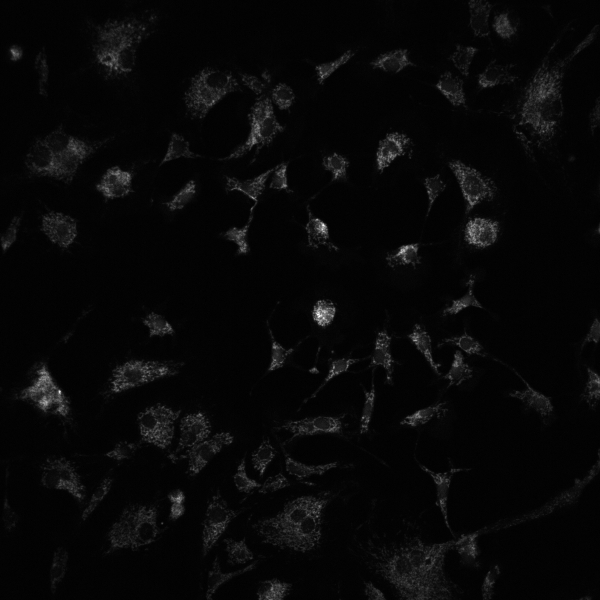
#> input picture fit single shot/learn from scipy cookbook/sample.tif, 600 x 600 px
$ python fitting_img_w_threshold.py
#> lines starting #> are read from the running program, lines starting #| are printed output that depends on the picture
import itertools
import numpy as np
import matplotlib.pyplot as plt
import matplotlib
from scipy import optimize
from PIL import Image

def gaussian(height, center_x, center_y, width_x, width_y):
    """Returns a gaussian function with the given parameters"""
    width_x = float(width_x)
    width_y = float(width_y)
    return lambda x,y: height*np.exp(
                -(((center_x-x)/width_x)**2+((center_y-y)/width_y)**2)/2)

def moments(x,y,data):
    """Returns (height, x, y, width_x, width_y)
    x,y are 2D matrix of x and y coords
    the gaussian parameters of a 2D distribution by calculating its
    moments """
    total = data.sum()
    X, Y = x,y
    x0 = (X*data).sum()/total
    y0 = (Y*data).sum()/total
    width_x = X.max()-X.min()
    width_y = Y.max()-Y.min()
    height = data.max()
    return height, x0, y0, width_x, width_y

def fitgaussian(x,y,data):
    """Returns (height, x, y, width_x, width_y)
    the gaussian parameters of a 2D distribution found by a fit"""
    params = moments(x,y,data)
    errorfunction = lambda p: np.ravel(gaussian(*p)(x,y)-data)
    p, success = optimize.leastsq(errorfunction, params)
    return p

def getDataFromImage():
    background = 210
    pic = Image.open("sample.tif")
#> pic is the input picture: PIL image 600x600 I;16B; min 68, max 2783, mean 154.7
    pix = np.array(pic)
    pic_w = pix.shape[1]# x is the fast index
#> pic_w = 600
    pic_h = pix.shape[0]
#> pic_h = 600

    aspect = pic_h/pic_w
#> aspect = 1

    y,x = np.array(np.where(pix>background))

    data = np.array(list(filter(lambda x:x>background,pix.flatten())))
    return x,y,data,(pic_w,pic_h)


Xin,Yin,data,size = getDataFromImage()
#> size = (600, 600)
#plt.matshow(data, cmap=plt.cm.gist_earth_r)
params = fitgaussian(Xin,Yin,data)
#> in moments, `total = data.sum()`: total = 20720742
#> in moments, `x0 = (X*data).sum()/total`: x0 = 291.7
#> in moments, `y0 = (Y*data).sum()/total`: y0 = 307.1
#> in moments, `width_x = X.max()-X.min()`: width_x = 598
#> in moments, `width_y = Y.max()-Y.min()`: width_y = 599
#> in moments, `height = data.max()`: height = 2783
#> in fitgaussian, `params = moments(x,y,data)`: params = (2783, 291.7, 307.1, 598, 599)
#> in gaussian, `width_x = float(width_x)`: width_x = 598
#> in gaussian, `width_y = float(width_y)`: width_y = 599
#> in fitgaussian, `p, success = optimize.leastsq(errorfunction, params)`: p = [512.5, 300.7, 285.5, 514.4, 305.3]; success = 1
#> params = [512.5, 300.7, 285.5, 514.4, 305.3]

Xout, Yout = np.mgrid[0:size[0], 0:size[1]]
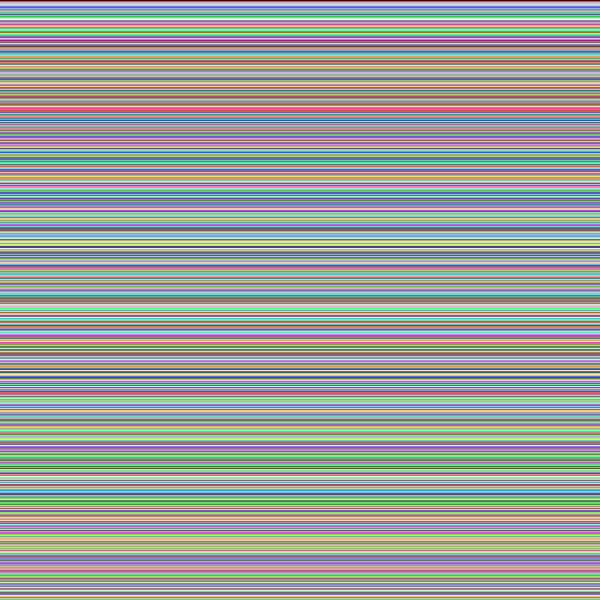
#> Xout: shape (600, 600) int64; 600 distinct labels, from 0 to 599; one colour per label, 0 black
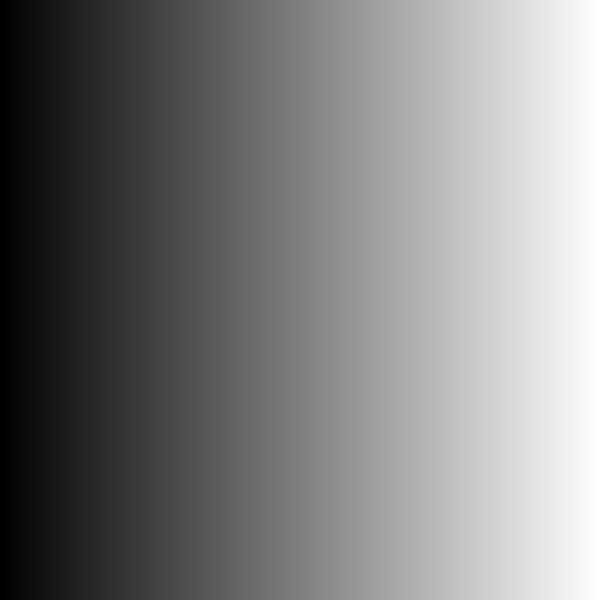
#> Yout: shape (600, 600) int64; min 0, max 599, mean 299.5; drawn with min black and max white
fit = gaussian(*params)

plt.imshow(fit(Xout,Yout))

plt.show()
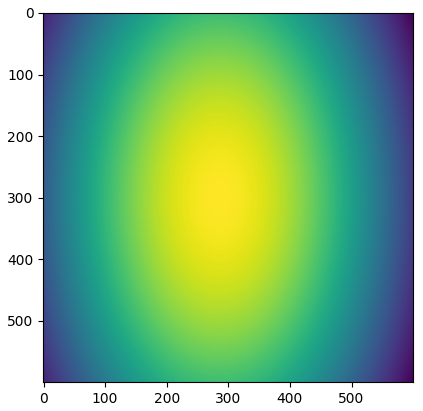
#> figure drawn by matplotlib, 1 panel
